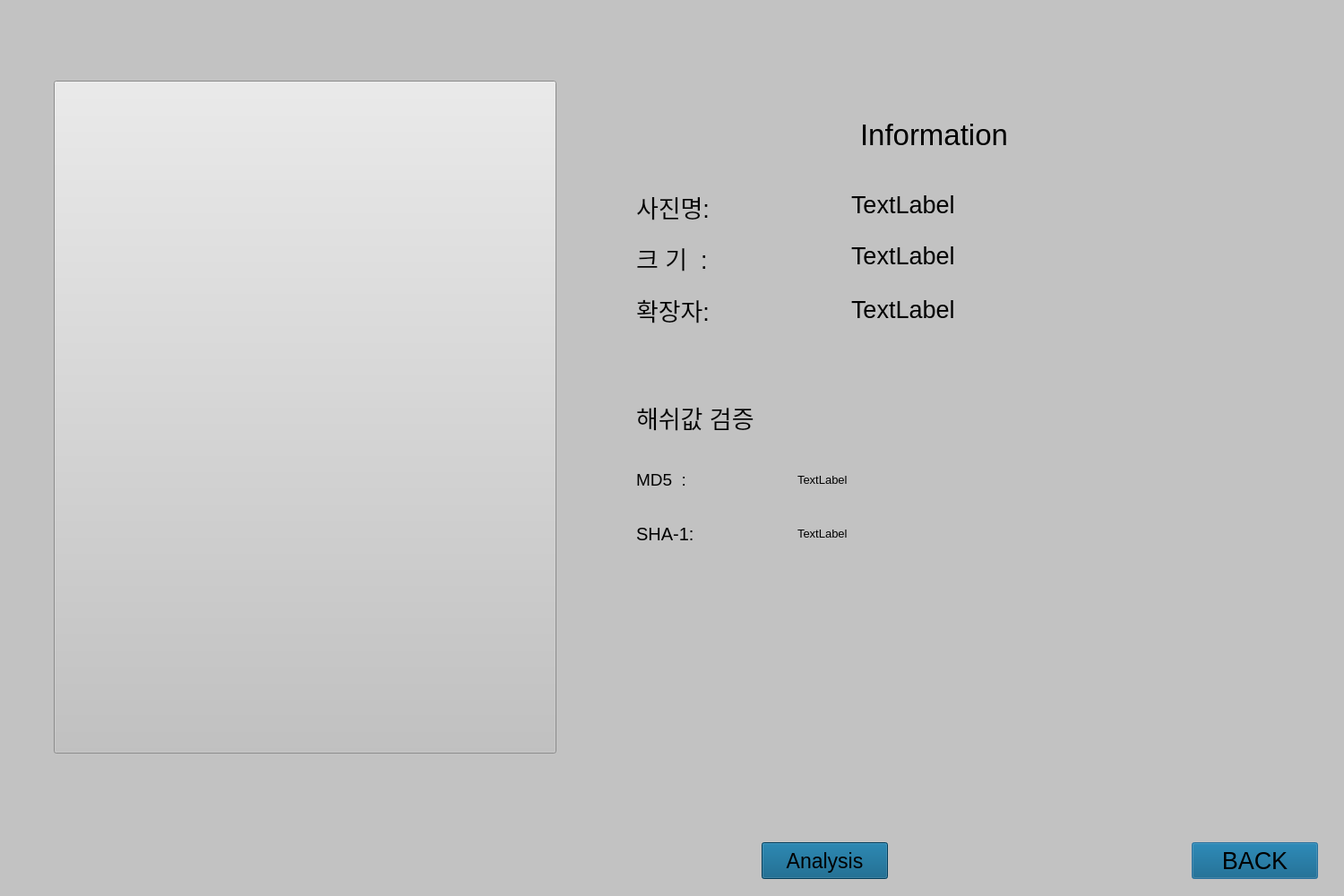
<?xml version="1.0" encoding="UTF-8"?>
<ui version="4.0">
 <class>Dialog</class>
 <widget class="QDialog" name="Dialog">
  <property name="geometry">
   <rect>
    <x>0</x>
    <y>0</y>
    <width>1500</width>
    <height>1000</height>
   </rect>
  </property>
  <property name="windowTitle">
   <string>Dialog</string>
  </property>
  <property name="styleSheet">
   <string notr="true">background-color:rgb(194, 194, 194);
</string>
  </property>
  <widget class="QLabel" name="label">
   <property name="geometry">
    <rect>
     <x>960</x>
     <y>100</y>
     <width>261</width>
     <height>101</height>
    </rect>
   </property>
   <property name="styleSheet">
    <string notr="true">font-size:25pt;

background-color: transparent;</string>
   </property>
   <property name="frameShape">
    <enum>QFrame::NoFrame</enum>
   </property>
   <property name="text">
    <string>Information</string>
   </property>
   <property name="scaledContents">
    <bool>false</bool>
   </property>
   <property name="wordWrap">
    <bool>false</bool>
   </property>
   <property name="openExternalLinks">
    <bool>false</bool>
   </property>
  </widget>
  <widget class="QPushButton" name="backbutton">
   <property name="geometry">
    <rect>
     <x>1330</x>
     <y>940</y>
     <width>141</width>
     <height>41</height>
    </rect>
   </property>
   <property name="styleSheet">
    <string notr="true">background-color: rgb(0, 85, 127);
font-size: 20pt;</string>
   </property>
   <property name="text">
    <string>BACK</string>
   </property>
  </widget>
  <widget class="QLabel" name="label_2">
   <property name="geometry">
    <rect>
     <x>710</x>
     <y>195</y>
     <width>131</width>
     <height>71</height>
    </rect>
   </property>
   <property name="styleSheet">
    <string notr="true">font-size:20pt;
background-color: transparent;</string>
   </property>
   <property name="text">
    <string>사진명:</string>
   </property>
  </widget>
  <widget class="QLabel" name="label_3">
   <property name="geometry">
    <rect>
     <x>710</x>
     <y>262</y>
     <width>141</width>
     <height>51</height>
    </rect>
   </property>
   <property name="styleSheet">
    <string notr="true">font-size:20pt;
background-color: transparent;</string>
   </property>
   <property name="frameShape">
    <enum>QFrame::NoFrame</enum>
   </property>
   <property name="lineWidth">
    <number>1</number>
   </property>
   <property name="text">
    <string>크 기  :</string>
   </property>
  </widget>
  <widget class="QLabel" name="label_4">
   <property name="geometry">
    <rect>
     <x>710</x>
     <y>310</y>
     <width>141</width>
     <height>71</height>
    </rect>
   </property>
   <property name="styleSheet">
    <string notr="true">font-size:20pt;
background-color: transparent;</string>
   </property>
   <property name="text">
    <string>확장자:</string>
   </property>
  </widget>
  <widget class="QPushButton" name="showimageButton">
   <property name="geometry">
    <rect>
     <x>60</x>
     <y>90</y>
     <width>561</width>
     <height>751</height>
    </rect>
   </property>
   <property name="text">
    <string/>
   </property>
  </widget>
  <widget class="QLabel" name="imagename">
   <property name="geometry">
    <rect>
     <x>950</x>
     <y>208</y>
     <width>531</width>
     <height>41</height>
    </rect>
   </property>
   <property name="styleSheet">
    <string notr="true">background-color: transparent;
font-size: 20pt;</string>
   </property>
   <property name="text">
    <string>TextLabel</string>
   </property>
  </widget>
  <widget class="QLabel" name="imagesize">
   <property name="geometry">
    <rect>
     <x>950</x>
     <y>260</y>
     <width>521</width>
     <height>51</height>
    </rect>
   </property>
   <property name="styleSheet">
    <string notr="true">background-color: transparent;
font-size: 20pt;</string>
   </property>
   <property name="text">
    <string>TextLabel</string>
   </property>
  </widget>
  <widget class="QLabel" name="imageextension">
   <property name="geometry">
    <rect>
     <x>950</x>
     <y>320</y>
     <width>531</width>
     <height>51</height>
    </rect>
   </property>
   <property name="styleSheet">
    <string notr="true">background-color: transparent;
font-size: 20pt;</string>
   </property>
   <property name="text">
    <string>TextLabel</string>
   </property>
  </widget>
  <widget class="QPushButton" name="analysisbutton">
   <property name="geometry">
    <rect>
     <x>850</x>
     <y>940</y>
     <width>141</width>
     <height>41</height>
    </rect>
   </property>
   <property name="styleSheet">
    <string notr="true">background-color: rgb(0, 85, 127);
font-size: 17pt;</string>
   </property>
   <property name="text">
    <string>Analysis</string>
   </property>
  </widget>
  <widget class="QLabel" name="label_5">
   <property name="geometry">
    <rect>
     <x>710</x>
     <y>500</y>
     <width>141</width>
     <height>71</height>
    </rect>
   </property>
   <property name="styleSheet">
    <string notr="true">font-size:14pt;
background-color: transparent;</string>
   </property>
   <property name="text">
    <string>MD5  :</string>
   </property>
  </widget>
  <widget class="QLabel" name="md5">
   <property name="geometry">
    <rect>
     <x>890</x>
     <y>510</y>
     <width>561</width>
     <height>51</height>
    </rect>
   </property>
   <property name="styleSheet">
    <string notr="true">background-color: transparent;
font-size: 10pt;</string>
   </property>
   <property name="text">
    <string>TextLabel</string>
   </property>
  </widget>
  <widget class="QLabel" name="label_6">
   <property name="geometry">
    <rect>
     <x>710</x>
     <y>560</y>
     <width>141</width>
     <height>71</height>
    </rect>
   </property>
   <property name="styleSheet">
    <string notr="true">font-size:15pt;
background-color: transparent;</string>
   </property>
   <property name="text">
    <string>SHA-1:</string>
   </property>
  </widget>
  <widget class="QLabel" name="sha1">
   <property name="geometry">
    <rect>
     <x>890</x>
     <y>570</y>
     <width>561</width>
     <height>51</height>
    </rect>
   </property>
   <property name="styleSheet">
    <string notr="true">background-color: transparent;
font-size: 10pt;</string>
   </property>
   <property name="text">
    <string>TextLabel</string>
   </property>
  </widget>
  <widget class="QLabel" name="label_7">
   <property name="geometry">
    <rect>
     <x>710</x>
     <y>430</y>
     <width>291</width>
     <height>71</height>
    </rect>
   </property>
   <property name="styleSheet">
    <string notr="true">font-size:20pt;
background-color: transparent;</string>
   </property>
   <property name="text">
    <string>해쉬값 검증</string>
   </property>
  </widget>
 </widget>
 <resources/>
 <connections/>
</ui>
